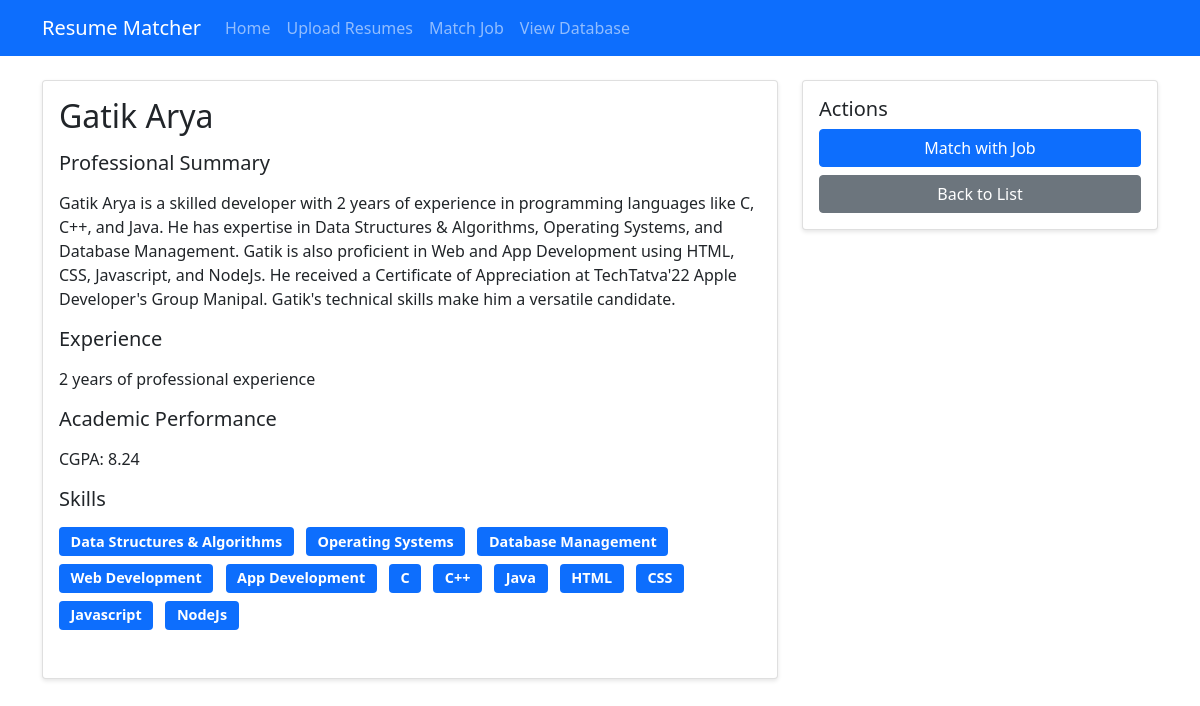
The app's page /resume/24 with its own data.
### tables this page shows
CREATE TABLE resumes (
                id INTEGER PRIMARY KEY AUTOINCREMENT,
                filename TEXT NOT NULL,
                content TEXT NOT NULL,
                summary TEXT,
                skills TEXT,
                experience INTEGER,
                cgpa REAL,
                created_at TIMESTAMP DEFAULT CURRENT_TIMESTAMP
            , name TEXT DEFAULT '');

### app.py (the view)
@app.route('/resume/<resume_id>')
def resume_detail(resume_id):
    resume = db.get_resume(resume_id)
    if resume:
        return render_template('resume_detail.html', resume=resume)
    flash('Resume not found')
    return redirect(url_for('index'))

### templates/resume_detail.html (shortened to what this page needs)
{% extends "base.html" %}
{% block content %}
<div class="row">
    <div class="col-md-8">
        <div class="card mb-4">
            <div class="card-body">
                <h2 class="card-title">{{ resume.name }}</h2>
                <h5 class="mb-3">Professional Summary</h5>
                <p class="card-text">{{ resume.professional_summary }}</p>
                <h5 class="mb-3">Experience</h5>
                <p>{{ resume.total_years_experience }} years of professional experience</p>
                {% if resume.cgpa %}
                <h5 class="mb-3">Academic Performance</h5>
                <p>CGPA: {{ resume.cgpa }}</p>
                {% endif %}
                <h5 class="mb-3">Skills</h5>
                <div class="mb-4">
                    {% for skill in resume.skills %}
                    <span class="badge bg-primary me-2 mb-2">{{ skill }}</span>
                    {% endfor %}
                </div>
            </div>
        </div>
    </div>
    <div class="col-md-4">
        <div class="card">
            <div class="card-body">
                <h5 class="card-title">Actions</h5>
                <div class="d-grid gap-2">
                    <a href="{{ url_for('match') }}?pre_select={{ resume.id }}" class="btn btn-primary">
                        Match with Job
                    </a>
                    <a href="{{ url_for('index') }}" class="btn btn-secondary">
                        Back to List
                    </a>
                </div>
            </div>
        </div>
    </div>
</div>
{% endblock %}

### static/styles.css (style rules this page uses)
.card { box-shadow: 0 2px 4px rgba(0, 0, 0, 0.1); }
.badge { font-size: 0.9em; padding: 0.5em 0.8em; }
.card { transition: transform 0.2s; }

### records on screen
resumes: name "Gatik Arya", professional_summary "Gatik Arya is a skilled developer with 2 years of experience in programming languages like C, C++, and Java. He has expertise in Data Structures & Algorithms, Operating Systems, and Database Management. Gatik is also proficient in Web and App Development using HTML, CSS, Javascript, and NodeJs. He received a Certificate of Appreciation at TechTatva'22 Apple Developer's Group Manipal. Gatik's technical skills make him a versatile candidate.", cgpa "8.24"

### other values on screen
{{ resume.total_years_experience }} "2"
{{ skill }} "Data Structures & Algorithms" "Operating Systems" "Database Management" "Web Development" "App Development" "C" "C++" "Java" "HTML" "CSS" "Javascript" "NodeJs"
